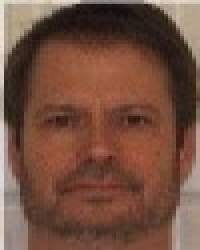
#> input picture dash/sample_code/python/application/Chapter_10/demming_tester/test (1).jpg, 100 x 125 px (shown 2 times larger)
$ python add_border_5.py '../../../application/Chapter_10/demming_tester/test (1).jpg'
#> lines starting #> are read from the running program, lines starting #| are printed output that depends on the picture
"""Add a border to any image."""

import sys
from pathlib import Path

from PIL import Image, ImageOps, UnidentifiedImageError

# Get the filename.
try:
    path = Path(sys.argv[1])
except IndexError:
    print("You must provide a target image.")
    sys.exit()

# Load the image.
try:
    img = Image.open(path)
#> img is the input picture: PIL image 100x125 RGB; mean R, G, B 115.3, 78.7, 63.4
except FileNotFoundError:
    print(f"{path} does not seem to exist.")
    sys.exit()
except UnidentifiedImageError:
    print(f"{path} does not seem to be an image file.")
    sys.exit()

# Set the border width and color.
border_width = 2
border_color = "darkgray"

# Add the border.
new_img = ImageOps.expand(img, border=border_width,
                          fill=border_color)
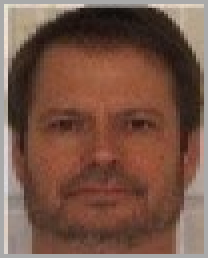
#> new_img: PIL image 104x129 RGB (shown 2 times larger); mean R, G, B 118.9, 84.9, 70.6

# Save new image.
new_path = path.parent / f"{path.stem}_bordered{path.suffix}"
new_img.save(new_path)

$ run again, on dash/sample_code/python/application/Chapter_10/demming_tester/test (3).jpg
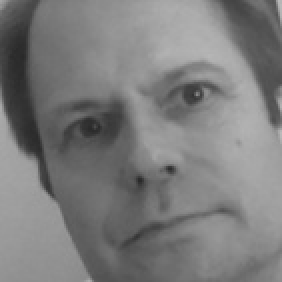
#> input picture dash/sample_code/python/application/Chapter_10/demming_tester/test (3).jpg, 141 x 141 px (shown 2 times larger)
#> img is the input picture: PIL image 141x141 L; min 41, max 186, mean 124
#> `new_img = ImageOps.expand(img, border=border_width, fill=border_color)`:
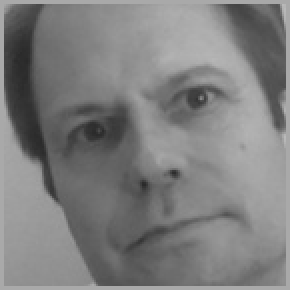
#> new_img: PIL image 145x145 L (shown 2 times larger); min 41, max 186, mean 126.5

$ run again, on dash/sample_code/python/application/Chapter_10/demming_tester/test (4).jpg
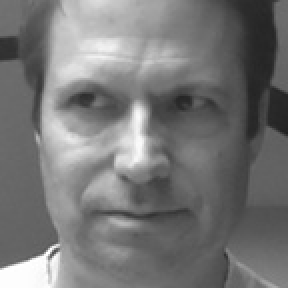
#> input picture dash/sample_code/python/application/Chapter_10/demming_tester/test (4).jpg, 144 x 144 px (shown 2 times larger)
#> img is the input picture: PIL image 144x144 L; min 33, max 255, mean 118.3
#> `new_img = ImageOps.expand(img, border=border_width, fill=border_color)`:
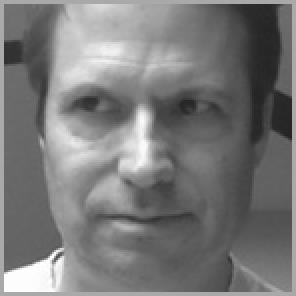
#> new_img: PIL image 148x148 L (shown 2 times larger); min 33, max 255, mean 121

$ run again, on dash/sample_code/python/application/Chapter_10/demming_tester/test (5).jpg
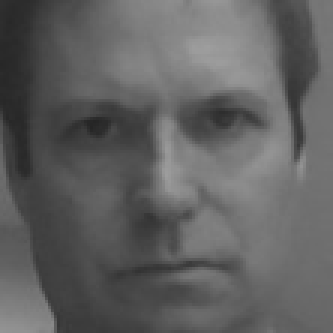
#> input picture dash/sample_code/python/application/Chapter_10/demming_tester/test (5).jpg, 111 x 111 px (shown 3 times larger)
#> img is the input picture: PIL image 111x111 L; min 37, max 158, mean 96.6
#> `new_img = ImageOps.expand(img, border=border_width, fill=border_color)`:
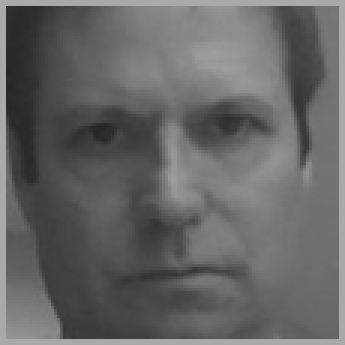
#> new_img: PIL image 115x115 L (shown 3 times larger); min 37, max 169, mean 101.5
